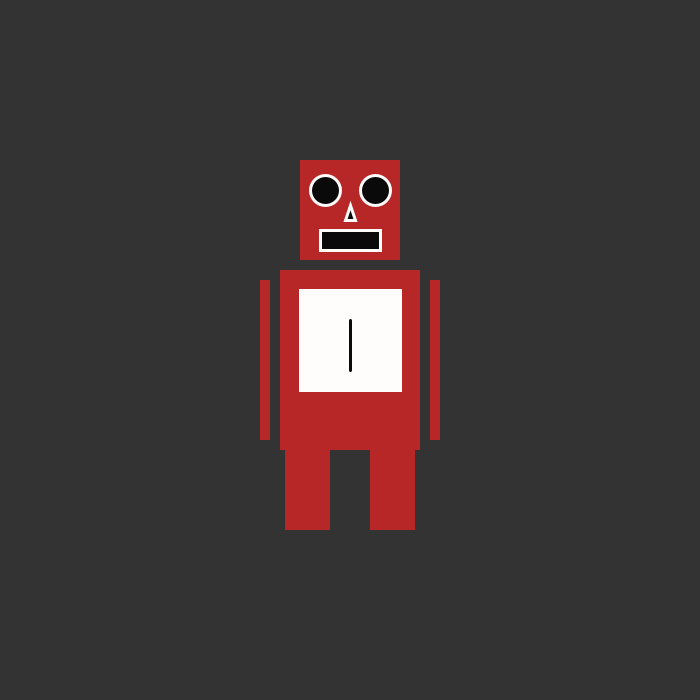
Frame 1 (no input)
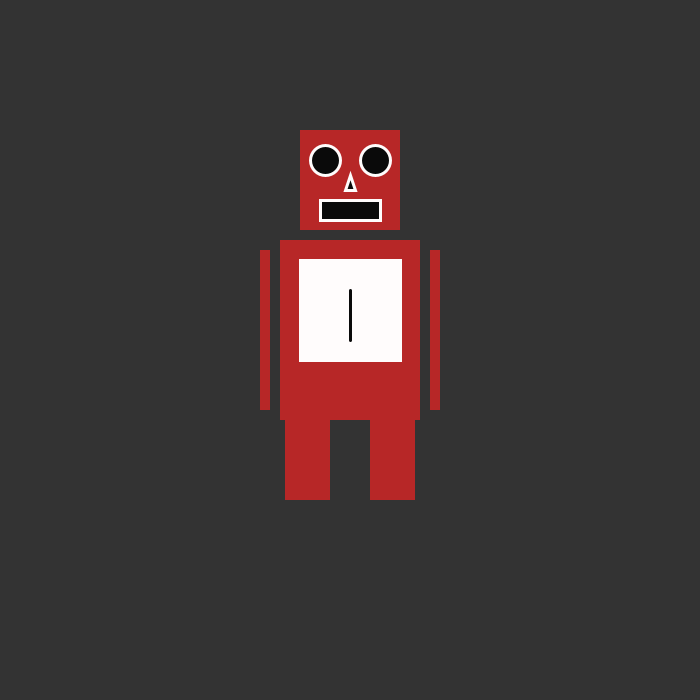
Frame 60 (the mouse pressed at the canvas centre just before this capture)
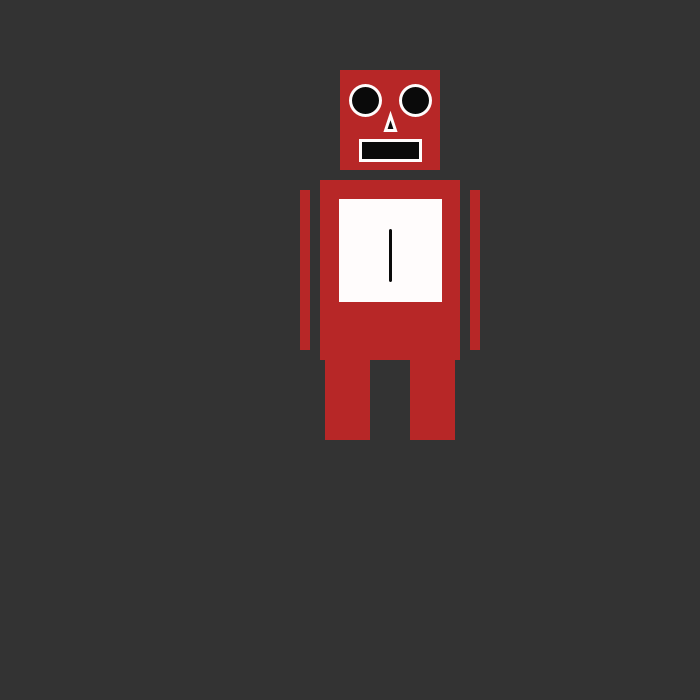
Frame 120 (the mouse held since frame 60 and released just before this capture)

The Processing sketch that drew these frames (run headless with seeded random() and noise(); from frame 60 on, the mouse is pressed at the canvas centre):

// Processing sketch: processing_145992
// ── processing_145992.pde

int mida=180;
int x;
int y;
int v=10;

void setup(){
size(700,700);
background(51);
x=width/2;
y=height/2;
}
 
 
void draw(){
background(51);
noStroke();
 
fill(183,39,39);
rect(x-90,y-70,10,160);//bras dret
rect(x+80,y-70,10,160);//bras esquerre
rect(x-50,y-190,100,100);//Cap
rect(x-70,y-80,140,180);//cuerpo principal 
rect(x-65,y+100,45,80);//fut
rect(x+20,y+100,45,80);//fut 
fill(10,10,10);
stroke(255,252,252);
strokeWeight(3);
ellipse(x-25,y-160,30,30);//ull dret
ellipse(x+25,y-160,30,30);//ull esq 
rect(x-30,y-120,60,20);//boca
triangle(x,y-145,x-5,y-130,x+5,y-130);//nas
fill(255,252,252);
rect(x-50,y-60,100,100);//quadro blanc
stroke(10,10,10);
line(x,y-30,x,y+20);

float r = random(60);

if (r < 15) {
    //cap amunt
    y = y - v;
  } 
  else if (r < 30) {
    //cap avall
    y = y +v;
  } 
  else if (r <45) {
    //dreta
    x = x+v;
  } 
  else {
    //esquerra
    x = x-v;
  }

  comprovaLimits();
}

void comprovaLimits() {
  if (x-mida/2<0) {
    x =mida/2;
  }
  if (x+mida/2>width) {
    x=width-mida/2;
  }
  if (y-mida/2<0) {
    y =mida/2;
  }
  if (y+mida/2>height) {
    y=height-mida/2;
  }

}
